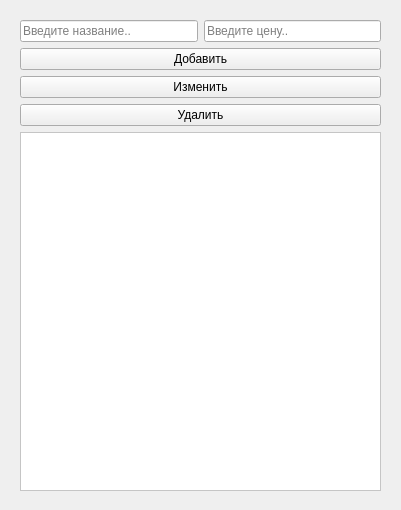
<?xml version="1.0" encoding="UTF-8"?>
<ui version="4.0">
 <class>MainWindow</class>
 <widget class="QWidget" name="MainWindow">
  <property name="geometry">
   <rect>
    <x>0</x>
    <y>0</y>
    <width>401</width>
    <height>510</height>
   </rect>
  </property>
  <property name="windowTitle">
   <string>Form</string>
  </property>
  <widget class="QWidget" name="layoutWidget">
   <property name="geometry">
    <rect>
     <x>20</x>
     <y>20</y>
     <width>361</width>
     <height>471</height>
    </rect>
   </property>
   <layout class="QGridLayout" name="gridLayout_2">
    <item row="0" column="0">
     <layout class="QGridLayout" name="gridLayout">
      <item row="0" column="1">
       <widget class="QLineEdit" name="priceInput">
        <property name="placeholderText">
         <string>Введите цену..</string>
        </property>
       </widget>
      </item>
      <item row="3" column="0" colspan="2">
       <widget class="QPushButton" name="deleteButton">
        <property name="text">
         <string>Удалить</string>
        </property>
       </widget>
      </item>
      <item row="0" column="0">
       <widget class="QLineEdit" name="nameInput">
        <property name="placeholderText">
         <string>Введите название..</string>
        </property>
       </widget>
      </item>
      <item row="1" column="0" colspan="2">
       <widget class="QPushButton" name="addButton">
        <property name="text">
         <string>Добавить</string>
        </property>
       </widget>
      </item>
      <item row="2" column="0" colspan="2">
       <widget class="QPushButton" name="editButton">
        <property name="text">
         <string>Изменить</string>
        </property>
       </widget>
      </item>
     </layout>
    </item>
    <item row="1" column="0">
     <widget class="QTableWidget" name="tableWidget">
      <property name="styleSheet">
       <string notr="true">QTableWidget {
    color: black;           /* Черный текст */
    background-color: white; /* Белый фон для таблицы */
    font-size: 14px;         /* Размер шрифта */
}

QTableWidget::item {
    color: black;           /* Черный текст в ячейках */
}</string>
      </property>
     </widget>
    </item>
   </layout>
  </widget>
 </widget>
 <resources/>
 <connections/>
</ui>
